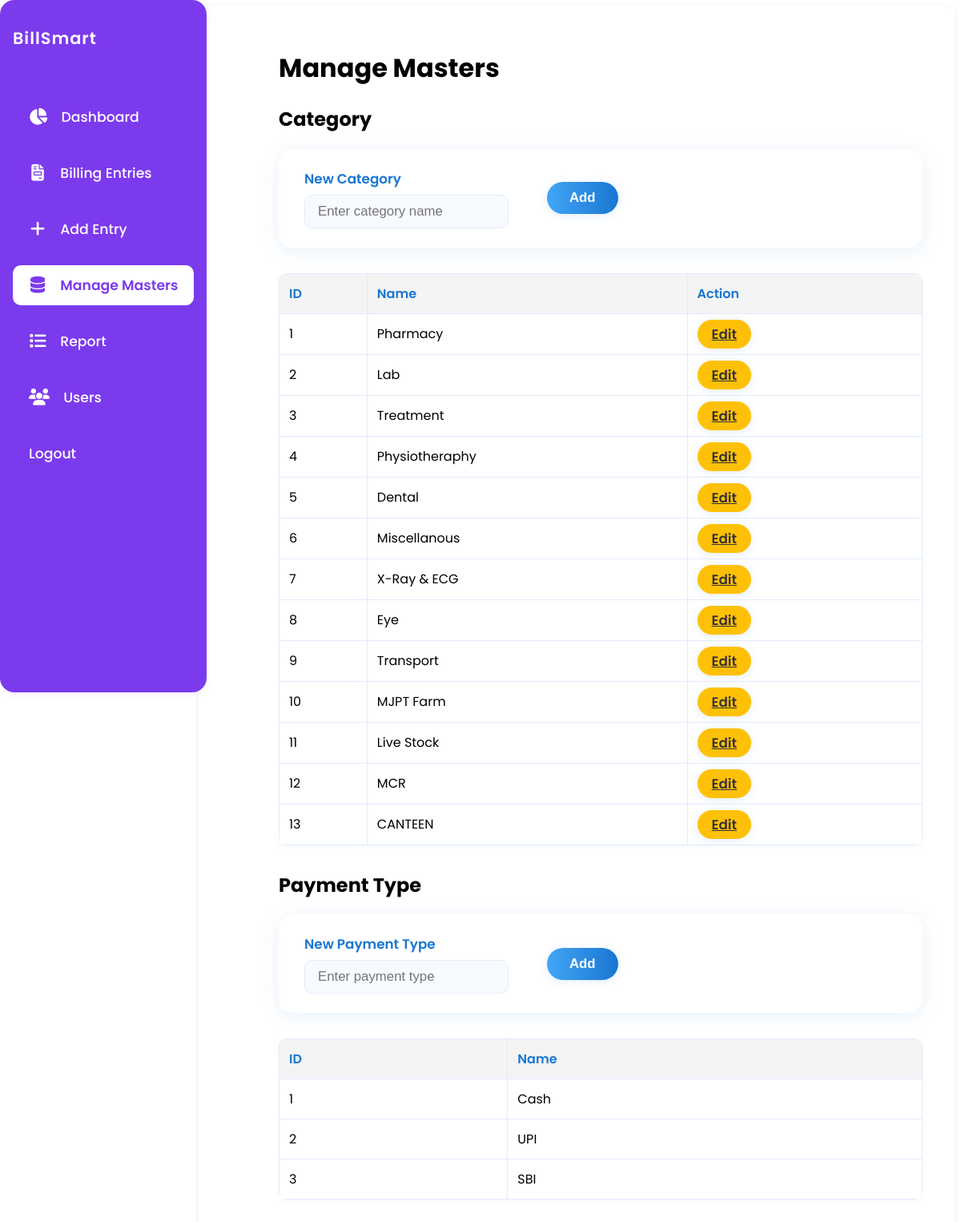
/masters (signed in), run on an earlier commit of the app's database.
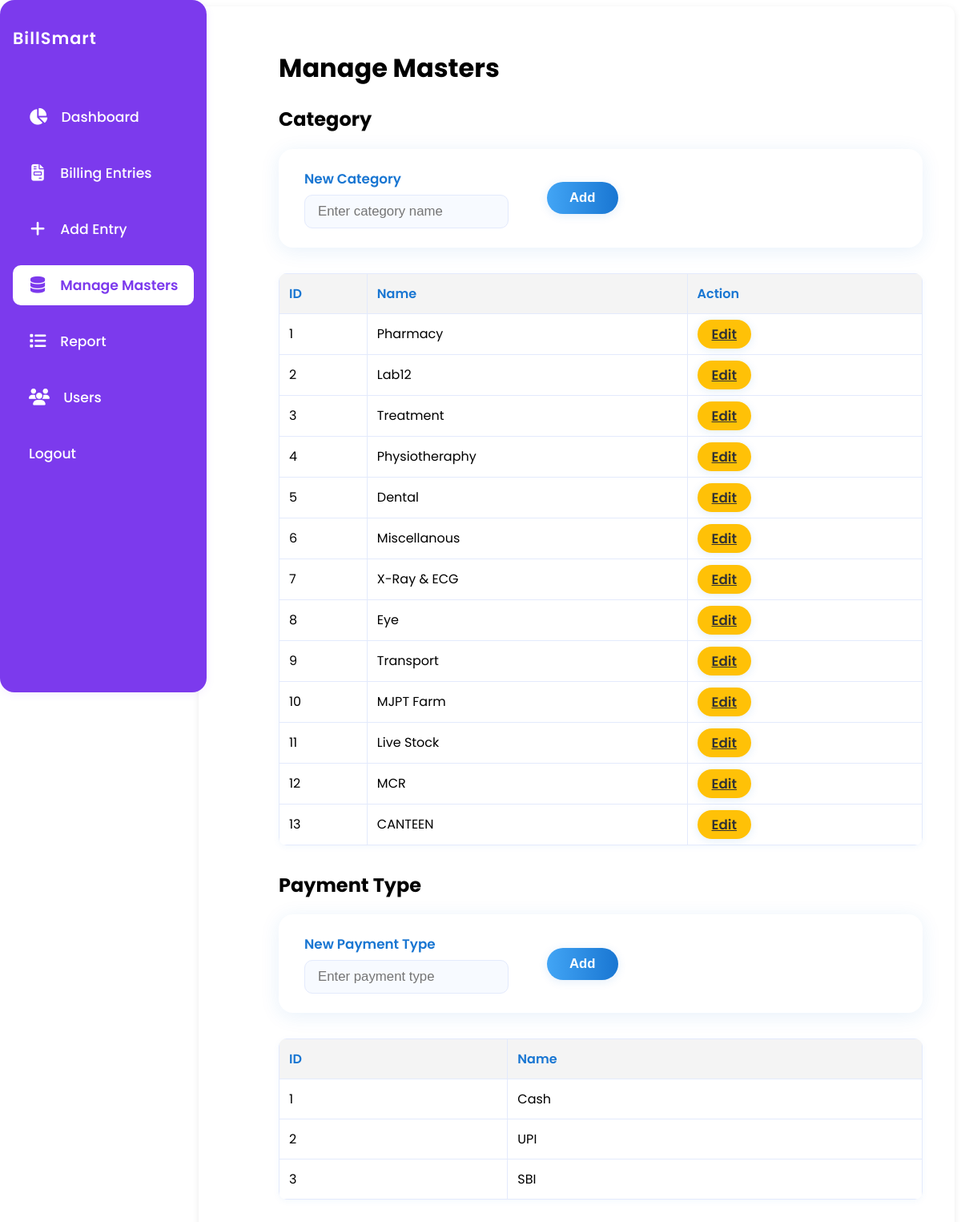
And on a later commit of the database.
### app.py (models this page shows)
class Category(db.Model):
    id = db.Column(db.Integer, primary_key=True)
    name = db.Column(db.String(100), unique=True, nullable=False)

### app.py (the view, shortened to what this page needs)
@app.route('/masters', methods=['GET', 'POST'])
@login_required
def masters():
    categories = Category.query.all()
    payment_types = PaymentType.query.all()
    edit_category = None
    edit_category_id = request.args.get('edit_category')
    if edit_category_id:
        edit_category = Category.query.get(int(edit_category_id))
    return render_template('masters.html', categories=categories, payment_types=payment_types, edit_category=edit_category)

### app.py (called while the page is built, shortened)
def login_required(f):
    @wraps(f)
    def decorated_function(*args, **kwargs):
        if 'user_id' not in session:
            return redirect(url_for('login'))
        return f(*args, **kwargs)
    return decorated_function

@app.context_processor
def inject_usertype():
    return dict(session=session)

@app.before_request
def daily_backup():
    if not os.path.exists(BACKUP_DIR):
        os.makedirs(BACKUP_DIR)
    today = datetime.now().strftime('%Y-%m-%d')
    last_backup = None
    if os.path.exists(LAST_BACKUP_FILE):
        with open(LAST_BACKUP_FILE, 'r') as f:
            last_backup = f.read().strip()

### templates/masters.html (shortened to what this page needs)
<!DOCTYPE html>
<html lang="en">
<head>
</head>
<body>
            {% from '_flash_messages.html' import flash_messages %}
        <div class="container" style="max-width:100vw; padding:32px 40px 32px 100px;">
            {% include '_navbar.html' %}
        <h1>Manage Masters</h1>
        <h2>Category</h2>
        <form method="post" class="card-form">
            <label class="card-label">
                <span class="card-label-text">New Category</span>
                <input type="text" name="category" placeholder="Enter category name" required class="card-input">
            </label>
            <button type="submit" class="card-btn">Add</button>
        </form>
        <table>
            <tr><th>ID</th><th>Name</th><th>Action</th></tr>
            {% for cat in categories %}
            <tr>
                <td>{{ cat.id }}</td>
                <td>
                    {% if edit_category and edit_category.id == cat.id %}
                        <form method="post" class="card-form" style="background:none; box-shadow:none; padding:0; margin:0; gap:0.5em;">
                            <input type="hidden" name="edit_category_id" value="{{ cat.id }}">
                            <input type="text" name="edit_category_name" value="{{ cat.name }}" required class="card-input" style="min-width:120px;">
                            <button type="submit" class="card-btn" style="padding:6px 18px;">Save</button>
                            <a href="{{ url_for('masters') }}" class="card-btn" style="background:#e0e0e0; color:#333; padding:6px 18px; text-decoration:none;">Cancel</a>
                        </form>
                    {% else %}
                        {{ cat.name }}
                    {% endif %}
                </td>
                <td>
                    {% if not (edit_category and edit_category.id == cat.id) %}
                        <a href="{{ url_for('masters', edit_category=cat.id) }}" class="card-btn" style="padding:6px 18px; background:#ffc107; color:#333;">Edit</a>
                    {% endif %}
                </td>
            </tr>
            {% endfor %}
        </table>
        <h2>Payment Type</h2>
        <form method="post" class="card-form">
            <label class="card-label">
                <span class="card-label-text">New Payment Type</span>
                <input type="text" name="payment_type" placeholder="Enter payment type" required class="card-input">
            </label>
            <button type="submit" class="card-btn">Add</button>
        </form>
        <table>
            <tr><th>ID</th><th>Name</th></tr>
            {% for pt in payment_types %}
            <tr><td>{{ pt.id }}</td><td>{{ pt.name }}</td></tr>
            {% endfor %}
        </table>
    </div>
</body>
</html>

What changed in the data, as far as the page shows it:
changed Category id 2: name "Lab" → "Lab12"
